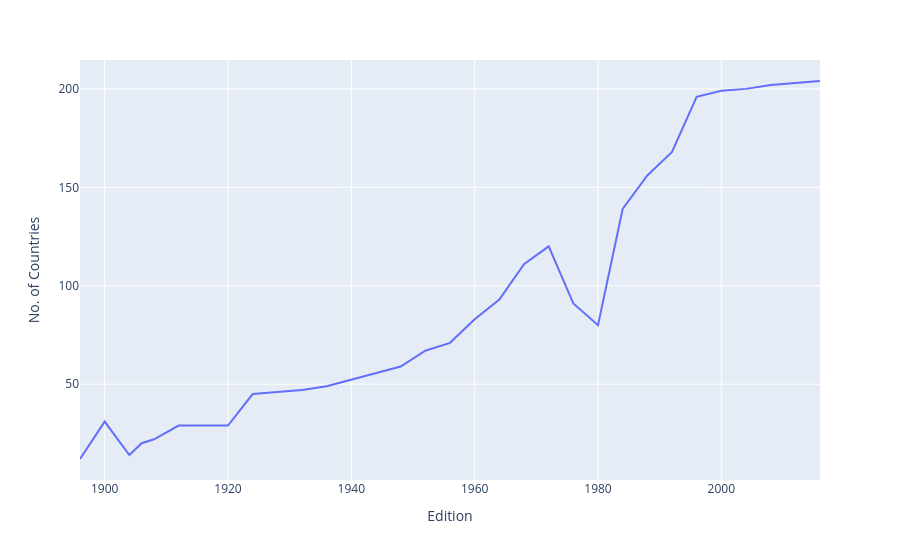

Source (notebook cell):
### Code cell
fig = px.line(nations_over_time , x = 'Edition' , y = 'No. of Countries')
fig.show()

### Figure 1 — Plotly figure (JSON) as saved in the notebook; plotly's stock layout.template omitted (floating-point values rounded to 4 significant figures)
{"data": [{"hovertemplate": "Edition=%{x}<br>No. of Countries=%{y}<extra></extra>", "legendgroup": "", "line": {"color": "#636efa", "dash": "solid"}, "marker": {"symbol": "circle"}, "mode": "lines", "name": "", "orientation": "v", "showlegend": false, "type": "scatter", "x": [1896, 1900, 1904, 1906, 1908, 1912, 1920, 1924, 1928, 1932, 1936, 1948, 1952, 1956, 1960, 1964, 1968, 1972, 1976, 1980, 1984, 1988, 1992, 1996, 2000, 2004, 2008, 2012, 2016], "xaxis": "x", "y": [12, 31, 14, 20, 22, 29, 29, 45, 46, 47, 49, 59, 67, 71, 83, 93, 111, 120, 91, 80, 139, 156, 168, 196, 199, 200, 202, 203, 204], "yaxis": "y"}], "layout": {"legend": {"tracegroupgap": 0}, "margin": {"t": 60}, "xaxis": {"anchor": "y", "domain": [0, 1], "title": {"text": "Edition"}}, "yaxis": {"anchor": "x", "domain": [0, 1], "title": {"text": "No. of Countries"}}}}
